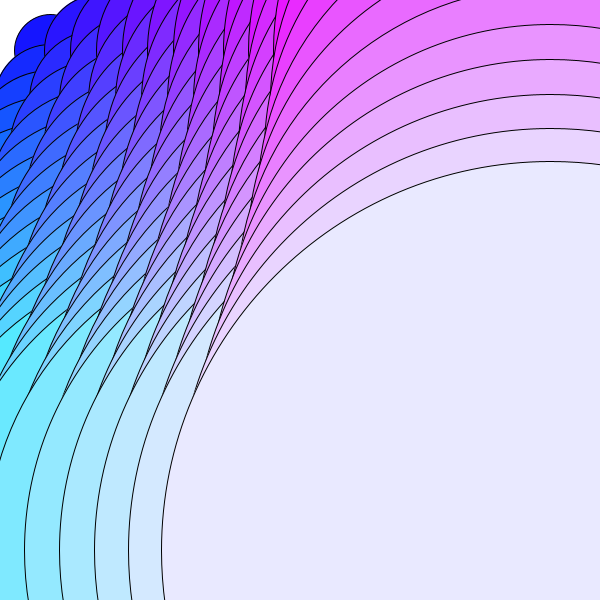
Frame 1 (no input)
Frame 60 (the mouse pressed at the canvas centre just before this capture): identical to frame 1, image omitted
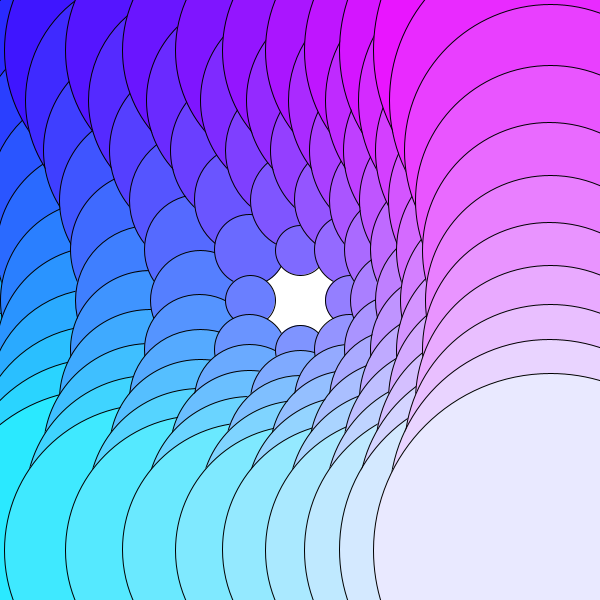
Frame 120 (the mouse held since frame 60 and released just before this capture)

The Processing sketch that drew these frames (run headless with seeded random() and noise(); from frame 60 on, the mouse is pressed at the canvas centre):

// Processing sketch: WHILE_Loops
// ── WHILE_Loops.pde
// while most commonly used to get something ready that takes time 

void setup() {
  size(600, 600);

  //int n= 0;
  //while(n<10){
  //  n++;
  //  println(n);
  //}
}

void draw() {
  background(255);
  //do this thing ten times and change the value of one of these things 
  // dont repeat yourself, make the computer do it 
  int x= 50;
  int y= 50;

  while (x<600) {
    while (y<600) {
      float d = dist(x,y,mouseX,mouseY);
      fill(map(x,0,600,0,255), map(y,0,600,0,255), 300);
      ellipse(x, y, d, d);
      y += 50;
    }
    // y loops until it hits 600
    //bring y back to 50 and then start on x loop
    y= 50;
    x+=50;
  }
}
